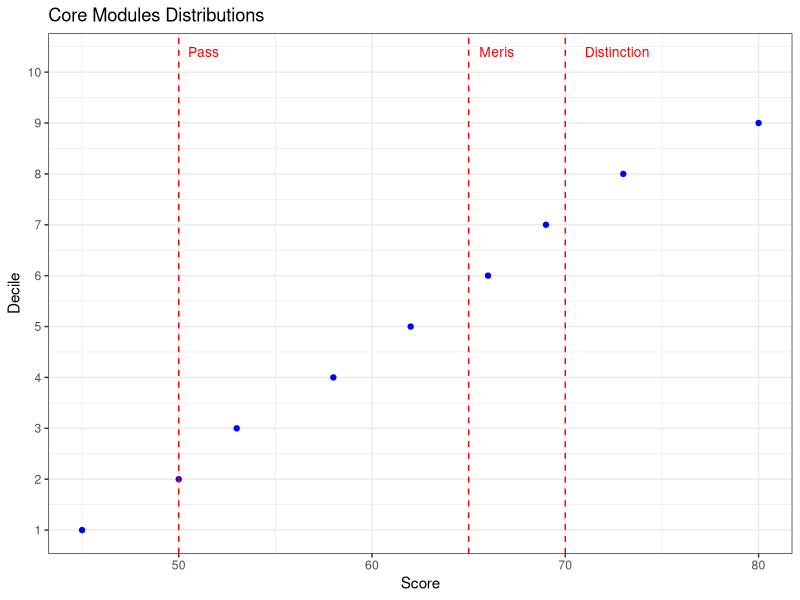
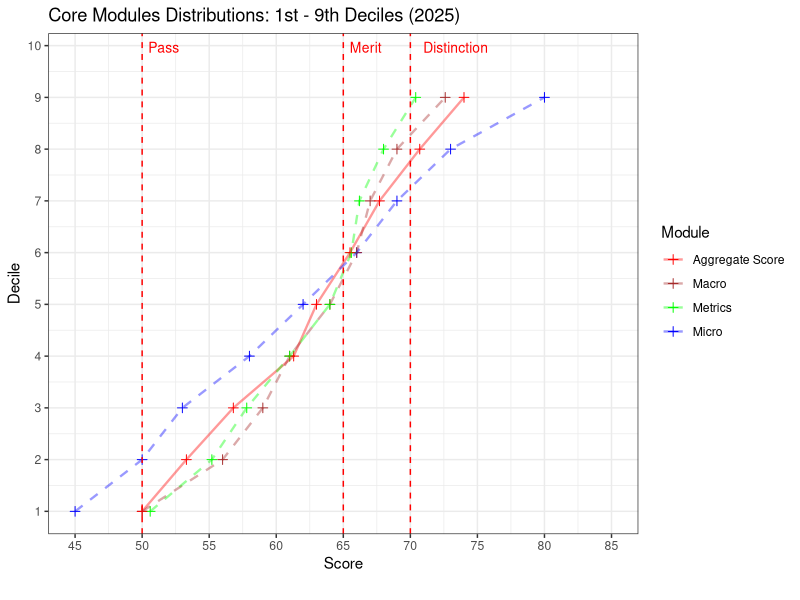
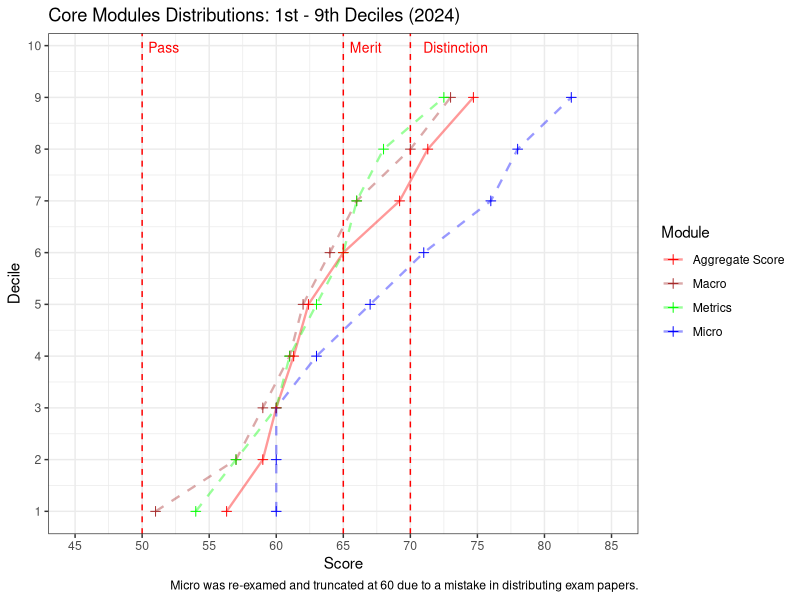
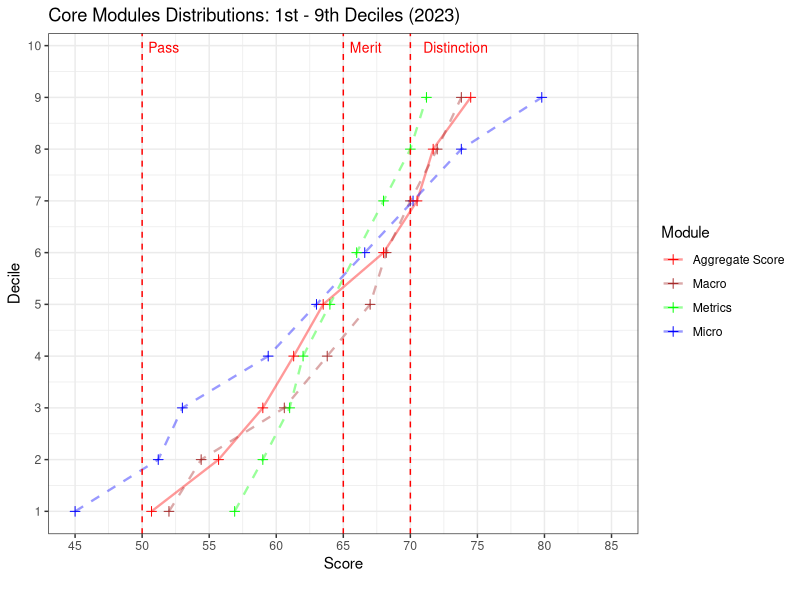
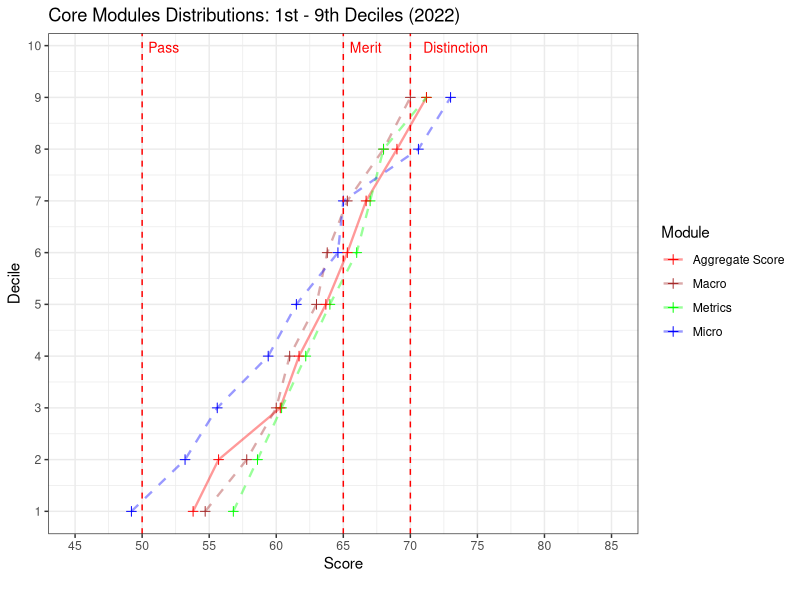
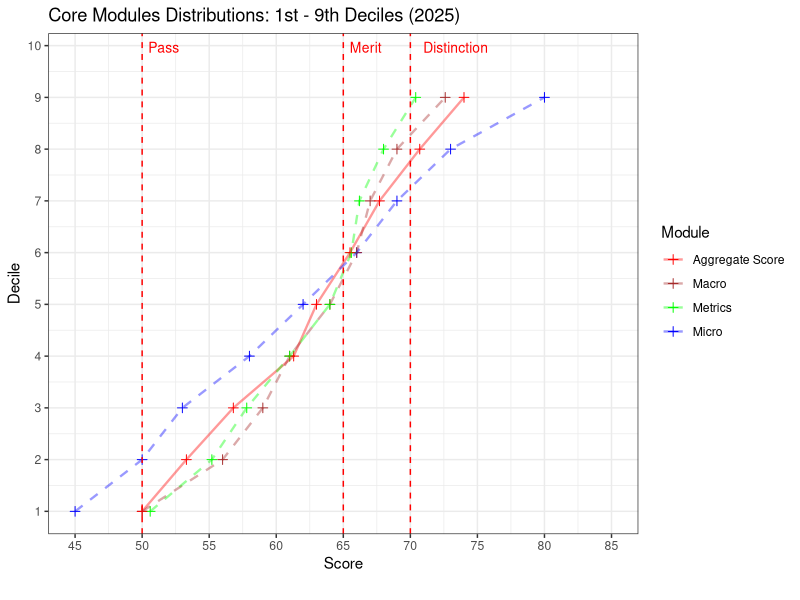
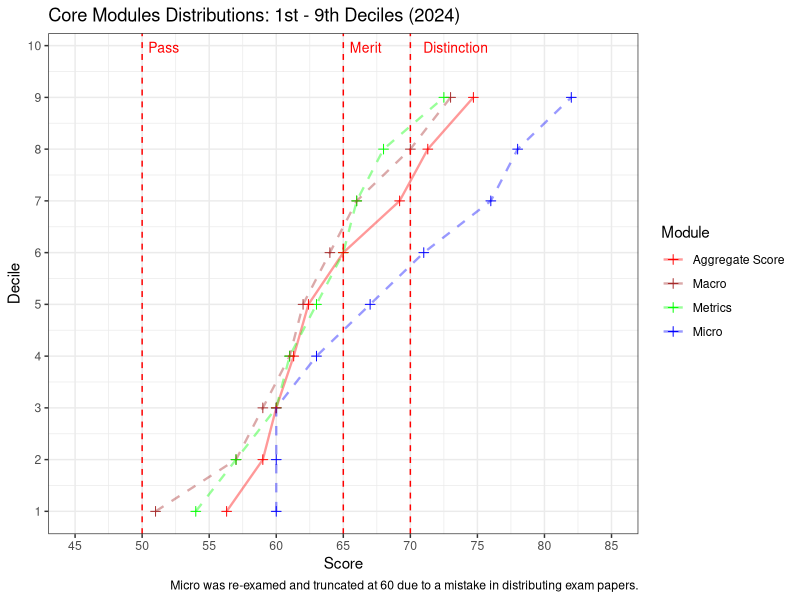
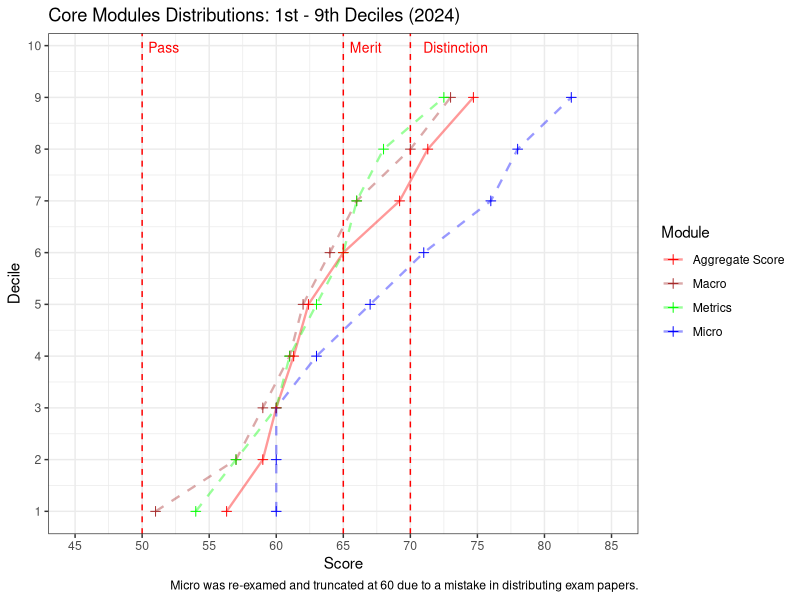

The R source for these figures, in order:
## ---- chunk 1
library(tidyverse)
## ---- chunk 2
decile_2025 <- tibble(
  decile = c(1, 2, 3, 4, 5, 6, 7, 8, 9),
  micro = c(45, 50, 53, 58, 62, 66, 69, 73, 80),
  macro = c(50, 56, 59, 61, 64, 66, 67, 69, 72.6),
  metrics = c(50.6, 55.2, 57.8, 61, 64, 65.6, 66.2, 68, 70.4),
  agg = c(50, 53.3, 56.8, 61.3, 63.0, 65.5, 67.7, 70.7, 74)
)

decile_2024 <- tibble(
  decile = c(1, 2, 3, 4, 5, 6, 7, 8, 9),
  micro = c(60, 60, 60, 63, 67, 71, 76, 78, 82),
  macro = c(51, 57, 59, 61, 62, 64, 66, 70, 73),
  metrics = c(54, 57, 60, 61, 63, 65, 66, 68, 72.5),
  agg = c(56.3, 59, 60, 61.3, 62.4, 65, 69.2, 71.3, 74.7)
)

decile_2023 <- tibble(
  decile = 1:9,
  micro = c(45, 51.2, 53.0, 59.4, 63.0, 66.6, 70.2, 73.8, 79.8),
  macro = c(52.0, 54.4, 60.6, 63.8, 67.0, 68.2, 70.0, 72.0, 73.8),
  metrics = c(56.9, 59.0, 61.0, 62.0, 64.0, 66.0, 68.0, 70.0, 71.2),
  agg = c(50.7, 55.7, 59.0, 61.3, 63.5, 68.0, 70.5, 71.7, 74.5)
)

decile_2022 <- tibble(
  decile = 1:9,
  micro = c(49.2, 53.2, 55.6, 59.4, 61.5, 64.6, 65.0, 70.6, 73.0),
  macro = c(54.7, 57.8, 60.0, 61.0, 63.0, 63.8, 65.3, 68.0, 70.0),
  metrics = c(56.8, 58.6, 60.4, 62.2, 64.0, 66.0, 67.0, 68.0, 71.2),
  agg = c(53.8, 55.7, 60.3, 61.7, 63.7, 65.3, 66.7, 69.0, 71.2)
)

## ---- chunk 3
decile_2025 |>
  ggplot(
    mapping = aes(x = micro, y = decile)
  ) +
  geom_point(color = "blue") +
  geom_vline(xintercept = c(50, 65, 70), 
             linetype = "dashed", 
             color = "red") +
  labs(title = "Core Modules Distributions") +
  annotate("text", y = 10.3, x = c(50, 65, 70),
           label = c("Pass", "Meris", "Distinction"),
           hjust = -0.3, vjust = 0,
           color = "red", size = 3.5) +
  xlab("Score") +
  ylab("Decile") +
  scale_y_continuous(breaks = 1:10) +
  theme_bw()
## ---- chunk 4
plot_deciles <- function(decile_tbl, title, caption){

# Reshape data to long format
decile_long <- decile_tbl %>%
  pivot_longer(cols = c(micro, macro, metrics, agg),
               names_to = "category",
               values_to = "score")

# Plot
ggplot(decile_long, aes(x = score, y = decile, color = category, linetype = category)) +
  geom_point(size = 2, shape = 3) +
  geom_line(aes(group = category), linewidth = 0.8, alpha = 0.4) +
  geom_vline(xintercept = c(50, 65, 70), 
             linetype = "dashed", 
             color = "red") +
  annotate("text", y = 9.8, x = c(50, 65, 70),
           label = c("Pass", "Merit", "Distinction"),
           hjust = -0.2, vjust = -0.3,
           color = "red", size = 3.52) +
  scale_linetype_manual(
    values = c("micro" = "dashed", "macro" = "dashed",
               "metrics" = "dashed", "agg" = "solid")
  ) +
  scale_color_manual(
    values = c("micro" = "blue", "macro" = "brown", 
              "metrics" = "green", "agg" = "red"), 
    labels = c(
      "micro" = "Micro",
      "macro" = "Macro",
      "metrics" = "Metrics",
      "agg" = "Aggregate Score"
    )) +
  scale_y_continuous(breaks = 1:10) +
  scale_x_continuous(
    limits = c(45, 85),
    breaks = seq(45, 85, by = 5)   # ticks every 5
  ) +
  labs(
    title = title,
    caption = caption,
    x = "Score",
    y = "Decile",
    color = "Module"
  ) +
  guides(linetype = "none") +
  theme_bw()

}
## ---- chunk 5
plot_2025 <- plot_deciles(decile_2025, "Core Modules Distributions: 1st - 9th Deciles (2025)", "")
plot_2025
## ---- chunk 6
ggsave(
  filename = "decile_plot_2025.png",  # file name
  plot = plot_2025,                 # or specify your ggplot object
  width = 8, height = 5,              # in inches
  dpi = 300                           # high-resolution
)
## ---- chunk 7
plot_2024 <- plot_deciles(decile_2024, "Core Modules Distributions: 1st - 9th Deciles (2024)", "Micro was re-examed and truncated at 60 due to a mistake in distributing exam papers.")
plot_2024
## ---- chunk 8
ggsave(
  filename = "decile_plot_2024.png",  # file name
  plot = plot_2024,                 # or specify your ggplot object
  width = 8, height = 5,              # in inches
  dpi = 300                           # high-resolution
)
## ---- chunk 9
plot_2023 <- plot_deciles(decile_2023, "Core Modules Distributions: 1st - 9th Deciles (2023)", "")
plot_2023
## ---- chunk 10
ggsave(
  filename = "decile_plot_2023.png",  # file name
  plot = plot_2024,                 # or specify your ggplot object
  width = 8, height = 5,              # in inches
  dpi = 300                           # high-resolution
)
## ---- chunk 11
plot_2022 <- plot_deciles(decile_2022, "Core Modules Distributions: 1st - 9th Deciles (2022)", "")
plot_2022
## ---- chunk 12
ggsave(
  filename = "decile_plot_2022.png",  # file name
  plot = plot_2024,                 # or specify your ggplot object
  width = 8, height = 5,              # in inches
  dpi = 300                           # high-resolution
)
